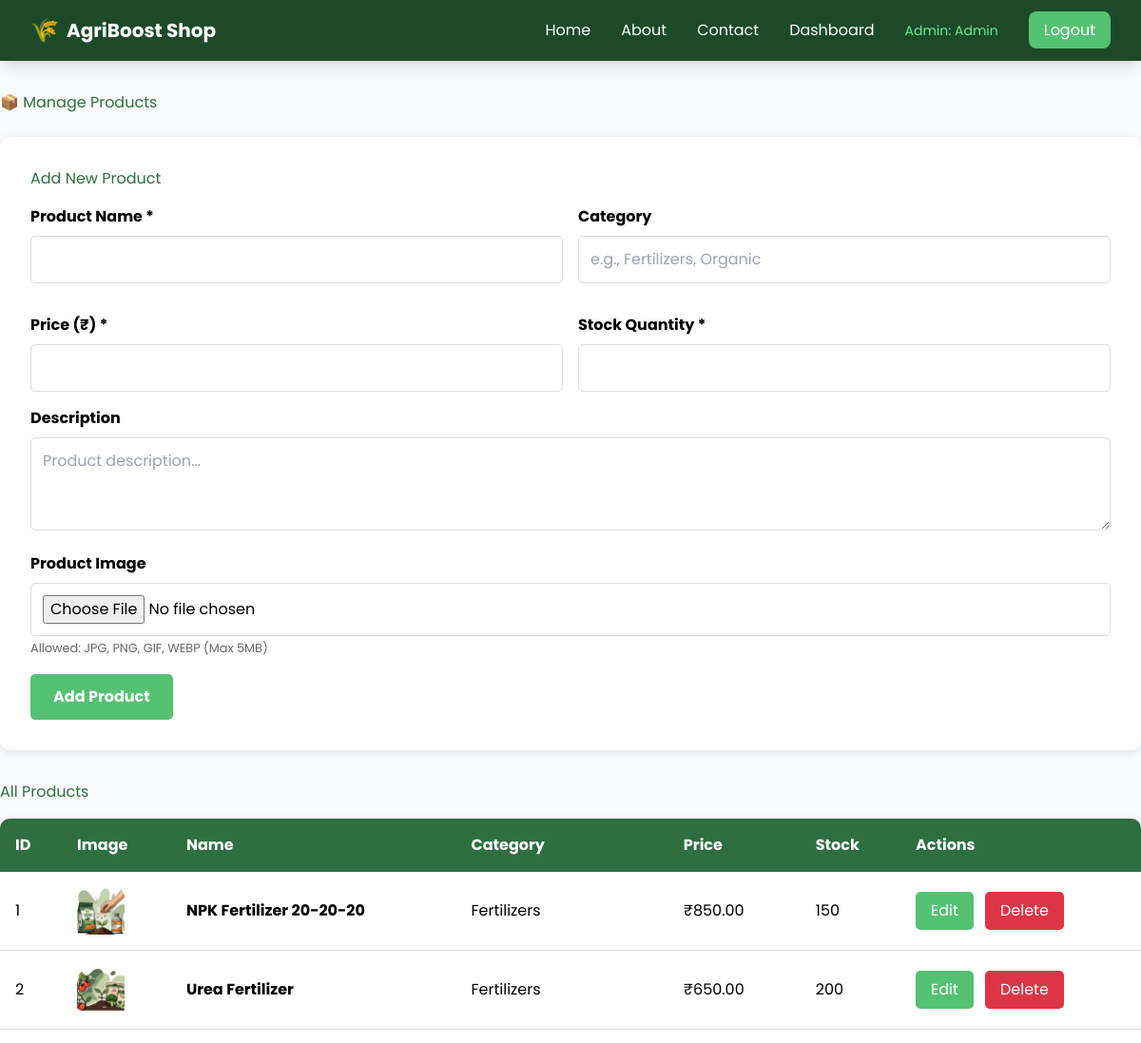
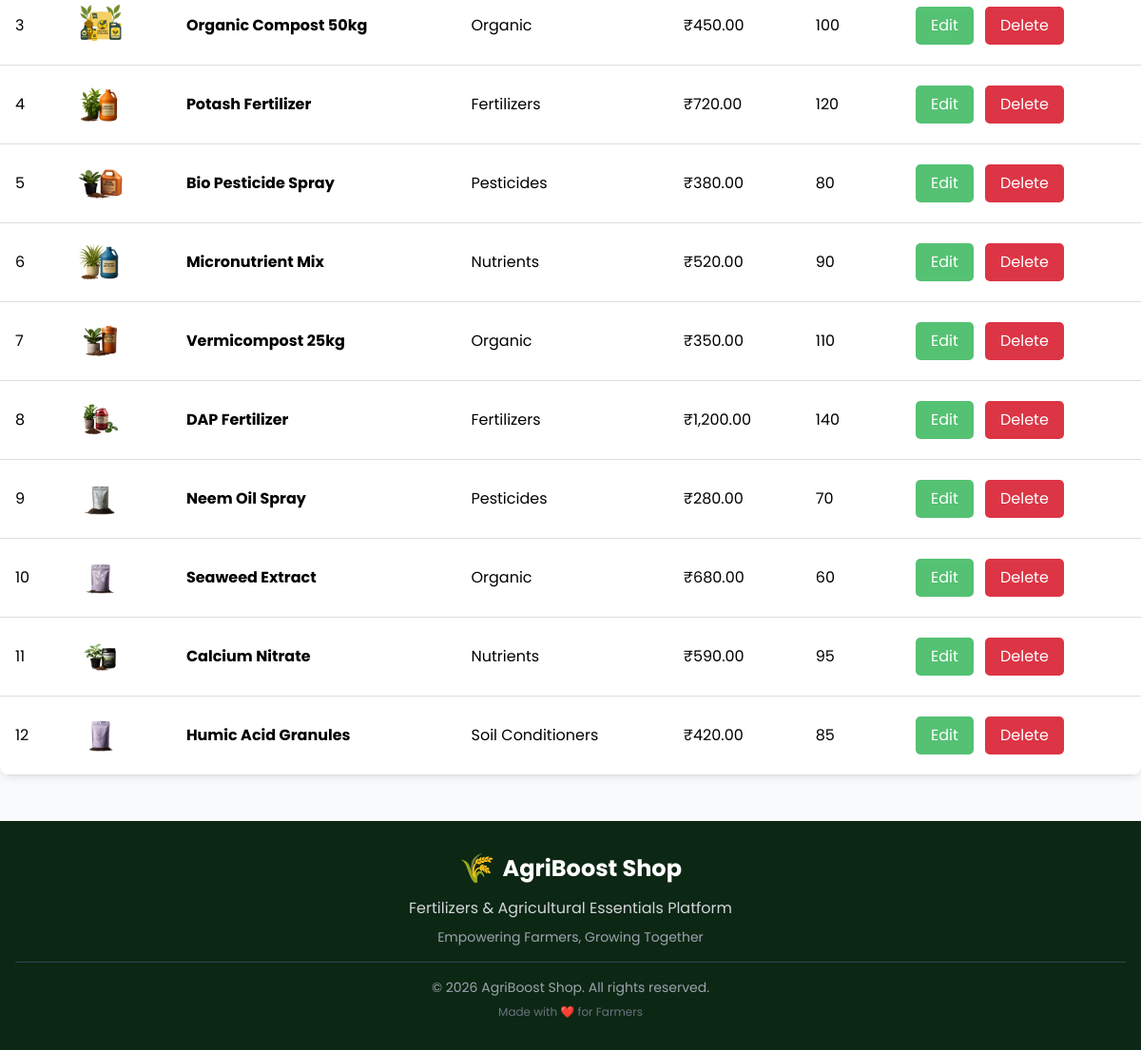
Screenshot of /admin/products.php (signed in) with the database file from the repository (2 pictures, top to bottom).
### tables this page shows
CREATE TABLE products (
    id INT AUTO_INCREMENT PRIMARY KEY,
    name VARCHAR(200) NOT NULL,
    description TEXT,
    price DECIMAL(10, 2) NOT NULL,
    stock INT NOT NULL DEFAULT 0,
    image VARCHAR(255),
    category VARCHAR(100),
    created_at TIMESTAMP DEFAULT CURRENT_TIMESTAMP
);

### admin/products.php (the view, shortened to what this page needs)
<?php
require_once '../config/db.php';
$products = $conn->query("SELECT * FROM products ORDER BY created_at DESC");
include '../includes/header.php';
?>
<div class="container admin-container">
    <h2 style="color: #2E6F40; margin-bottom: 1.5rem;">📦 Manage Products</h2>
    <div class="add-product-form">
        <h3 style="color: #2E6F40; margin-bottom: 1rem;">Add New Product</h3>
        <form method="POST" action="" enctype="multipart/form-data">
            <div class="form-grid">
                <div class="form-group">
                    <label>Product Name *</label>
                    <input type="text" name="name" required>
                </div>
                <div class="form-group">
                    <label>Category</label>
                    <input type="text" name="category" placeholder="e.g., Fertilizers, Organic">
                </div>
                <div class="form-group">
                    <label>Price (₹) *</label>
                    <input type="number" name="price" step="0.01" min="0" required>
                </div>
                <div class="form-group">
                    <label>Stock Quantity *</label>
                    <input type="number" name="stock" min="0" required>
                </div>
            </div>
            <div class="form-group">
                <label>Description</label>
                <textarea name="description" rows="3" placeholder="Product description..."></textarea>
            </div>
            <div class="form-group">
                <label>Product Image</label>
                <input type="file" name="image" accept="image/*">
                <small style="color: #666;">Allowed: JPG, PNG, GIF, WEBP (Max 5MB)</small>
            </div>
            <button type="submit" class="btn-add">Add Product</button>
        </form>
    </div>
    <h3 style="color: #2E6F40; margin-bottom: 1rem;">All Products</h3>
    <table class="products-table">
        <thead>
            <tr>
                <th>ID</th>
                <th>Image</th>
                <th>Name</th>
                <th>Category</th>
                <th>Price</th>
                <th>Stock</th>
                <th>Actions</th>
            </tr>
        </thead>
        <tbody>
            <?php if ($products->num_rows > 0): ?>
                <?php while ($product = $products->fetch_assoc()): ?>
                    <tr>
                        <td><?php echo $product['id']; ?></td>
                        <td>
                            <?php if ($product['image']): ?>
                                <img src="../images/<?php echo htmlspecialchars($product['image']); ?>" alt="Product" style="width: 50px; height: 50px; object-fit: cover; border-radius: 5px;">
                            <?php else: ?>
                                <div style="width: 50px; height: 50px; background: #f0f0f0; border-radius: 5px; display: flex; align-items: center; justify-center;">🌱</div>
                            <?php endif; ?>
                        </td>
                        <td><strong><?php echo htmlspecialchars($product['name']); ?></strong></td>
                        <td><?php echo htmlspecialchars($product['category']); ?></td>
                        <td>₹<?php echo number_format($product['price'], 2); ?></td>
                        <td><?php echo $product['stock']; ?></td>
                        <td>
                            <button onclick="editProduct(<?php echo htmlspecialchars(json_encode($product)); ?>)" class="btn-edit">Edit</button>
                            <form method="POST" style="display: inline;">
                                <button type="submit" class="btn-delete" onclick="return confirm('Are you sure you want to delete this product?')">Delete</button>
                            </form>
                        </td>
                    </tr>
                <?php endwhile; ?>
            <?php else: ?>
                <tr>
                    <td colspan="7" style="text-align: center; color: #666;">No products available</td>
                </tr>
            <?php endif; ?>
        </tbody>
    </table>
</div>
<?php include '../includes/footer.php'; ?>

### includes/header.php (style rules this page uses)
body { font-family: 'Poppins', sans-serif; }

### admin/products.php (style rules this page uses)
.admin-container { max-width: 1200px; margin: 2rem auto; }
.add-product-form { background: white; padding: 2rem; border-radius: 10px; margin-bottom: 2rem; box-shadow: 0 2px 10px rgba(0,0,0,0.1); }
.form-grid { display: grid; grid-template-columns: 1fr 1fr; gap: 1rem; }
.form-group { margin-bottom: 1rem; }
.form-group label { display: block; margin-bottom: 0.5rem; font-weight: bold; }
.form-group input, .form-group textarea, .form-group select { width: 100%; padding: 0.75rem; border: 1px solid #ddd; border-radius: 5px; }
.products-table { width: 100%; background: white; border-radius: 10px; overflow: hidden; box-shadow: 0 2px 10px rgba(0,0,0,0.1); }
.products-table th { background-color: #2E6F40; color: white; padding: 1rem; text-align: left; }
.products-table td { padding: 1rem; border-bottom: 1px solid #ddd; }
.btn-edit { padding: 0.5rem 1rem; background-color: #55C173; color: white; border: none; border-radius: 5px; cursor: pointer; margin-right: 0.5rem; }
.btn-delete { padding: 0.5rem 1rem; background-color: #dc3545; color: white; border: none; border-radius: 5px; cursor: pointer; }
.btn-add { padding: 0.75rem 1.5rem; background-color: #55C173; color: white; border: none; border-radius: 5px; font-weight: bold; cursor: pointer; }

### rows the page displays
products: id "1", image (picture), name "NPK Fertilizer 20-20-20", category "Fertilizers", price "850.00", stock "150"
products: id "2", image (picture), name "Urea Fertilizer", category "Fertilizers", price "650.00", stock "200"
products: id "3", image (picture), name "Organic Compost 50kg", category "Organic", price "450.00", stock "100"
products: id "4", image (picture), name "Potash Fertilizer", category "Fertilizers", price "720.00", stock "120"
products: id "5", image (picture), name "Bio Pesticide Spray", category "Pesticides", price "380.00", stock "80"
products: id "6", image (picture), name "Micronutrient Mix", category "Nutrients", price "520.00", stock "90"
products: id "7", image (picture), name "Vermicompost 25kg", category "Organic", price "350.00", stock "110"
products: id "8", image (picture), name "DAP Fertilizer", category "Fertilizers", price "1,200.00", stock "140"
products: id "9", image (picture), name "Neem Oil Spray", category "Pesticides", price "280.00", stock "70"
products: id "10", image (picture), name "Seaweed Extract", category "Organic", price "680.00", stock "60"
products: id "11", image (picture), name "Calcium Nitrate", category "Nutrients", price "590.00", stock "95"
products: id "12", image (picture), name "Humic Acid Granules", category "Soil Conditioners", price "420.00", stock "85"

### other values shown
$_SESSION['admin_name'] "Admin"
